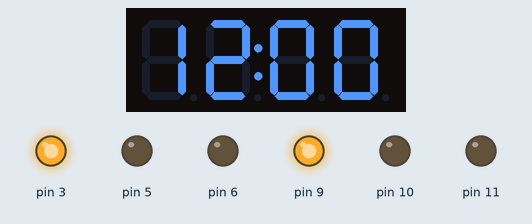
Recording of a program running on a simulated Arduino Uno, built with avr-gcc and run on an emulated ATmega328P. On the bench: 4-digit seven-segment display, output pins drawn as LEDs (lit = HIGH).

Above: at 12.27 s.
Timing chart, 0 to 13.8 s (numbered marks = the images above):
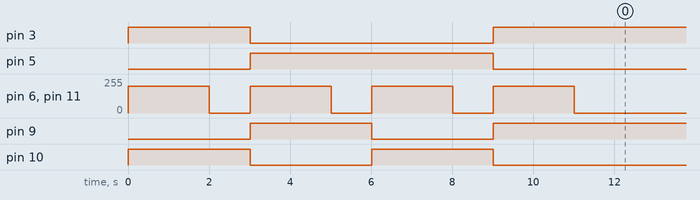

The program:

main.cpp
```cpp
#include <Arduino.h>
//  Demo function:The application method to drive the DC motor.
//  Author:Frankie.Chu
//  Date:20 November, 2012

#include <MotorDriver.h>


#include <TimerOne.h>
#include "TM1637.h"
#define ON 1
#define OFF 0

int8_t TimeDisp[] = {0x00,0x00,0x00,0x00};
unsigned char ClockPoint = 1;
unsigned char Update;
unsigned char halfsecond = 0;
unsigned char second;
unsigned char minute = 0;
unsigned char hour = 12;


#define CLK A5 // SCL connect CLK of the 4-Digit Display to A5 of Arduino and can be changed to other ports
#define DIO A4 // SDA
TM1637 display(CLK,DIO);


void TimingISR() {

  	halfsecond ++;
  	Update = ON;
  	if(halfsecond == 2) {
    	second ++;
    	if(second == 60) {
				minute ++;
      	if(minute == 60) {
        	hour ++;
        	if(hour == 24)hour = 0;
        		minute = 0;
    		}
    		second = 0;
  		}
    	halfsecond = 0;
  }
 // Serial.println(second);
  ClockPoint = (~ClockPoint) & 0x01;
}

void TimeUpdate(void) {

	if(ClockPoint)display.point(POINT_ON);
  else display.point(POINT_OFF);
  TimeDisp[0] = hour / 10;
  TimeDisp[1] = hour % 10;
  TimeDisp[2] = minute / 10;
  TimeDisp[3] = minute % 10;
  Update = OFF;
}


void motorTest() {

		/*Configure the motor A to control the wheel at the left side.*/
		/*Configure the motor B to control the wheel at the right side.*/
		motordriver.init();
		motordriver.setSpeed(200,MOTORB);
		motordriver.setSpeed(200,MOTORA);

		motordriver.goForward();
		delay(2000);
		motordriver.stop();
		delay(1000);
		motordriver.goBackward();
		delay(2000);
		motordriver.stop();
		delay(1000);
		motordriver.goLeft();
		delay(2000);
		motordriver.stop();
		delay(1000);
		motordriver.goRight();
		delay(2000);
		motordriver.stop();
		delay(1000);
}


void setup() {

	display.set();
  display.init();
  Timer1.initialize(500000);//timing for 500ms
  Timer1.attachInterrupt(TimingISR);//declare the interrupt serve routine:TimingISR

  motorTest();

}

void loop() {

	if(Update == ON) {
    TimeUpdate();
    display.display(TimeDisp);
  }
}
```
